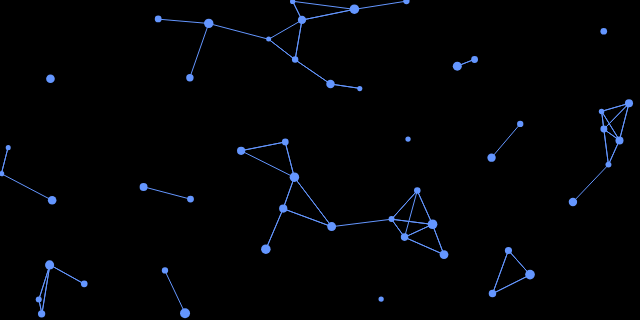
Frame 1 (no input)
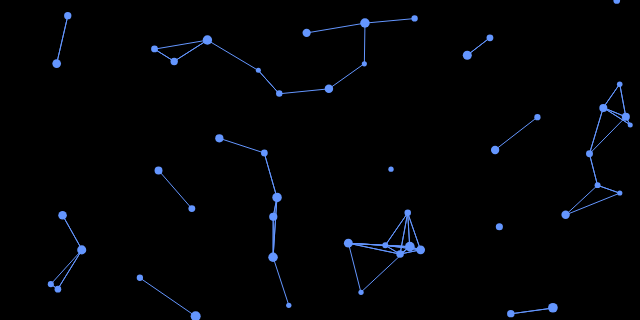
Frame 60 (no input)
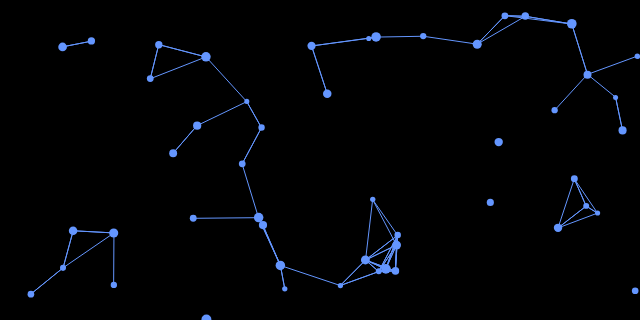
Frame 120 (the mouse pressed at the canvas centre since frame 60)

The p5.js sketch that drew these frames (run headless with seeded random() and noise() and a simulated clock; from frame 60 on, the mouse is pressed at the canvas centre):

// p5.js sketch
// ── sketch.js
/*
365 Mini projects
3 - Project title: Sparkling Sky Not Interactive

Today was hell, so here is a simplification of a past thingy I did.

Day 4 - 4/12/20 - Started... Finished... 
hours spent -> 1
*/

new p5()

var nr = 50
var nrShow = 50

X = new float(nr)
Y = new float(nr)

Xx = new float(nr)
Yy = new float(nr)

velX = new float(nr)
velY = new float(nr)

size = new float(nr)

function setup() {

  createCanvas(640, 320)

  for (i = 0; i < nr; i++) {
    X[i] = random(width)
    Y[i] = random(height)
    velX[i] = random(-0.3, 0.3)
    velY[i] = random(-0.3, 0.3)
    size[i] = random(5, 10)
  }
}

function draw() {

  background(0)

  for (i = 0; i < nrShow; i++) {

    X[i] = X[i] + velX[i]
    Y[i] = Y[i] + velY[i]

    if (X[i] > width) {
      X[i] = 1
    }
    if (X[i] < 0) {
      X[i] = width
    }
    if (Y[i] > height) {
      Y[i] = 1
    }
    if (Y[i] < 0) {
      Y[i] = height
    }

    fill(100, 150, 255)
    noStroke()
    ellipse(X[i], Y[i], size[i], size[i])

    angle = atan2(X[i], Y[i])
    newX = cos(angle) * velX[i] + X[i]
    newY = sin(angle) * velY[i] + Y[i]
    X[i] = newX
    Y[i] = newY
  }

  for (i1 = 0; i1 < nrShow; i1++) {
    for (i2 = 0; i2 < nrShow; i2++) {
      distance1 = dist(X[i1], Y[i1], X[i2], Y[i2]);
      if (distance1 < size[i1] * 7) {
        push()
        stroke(100, 150, 255);
        line(X[i1], Y[i1], X[i2], Y[i2]);
        pop()
      }
    }
  }
}

// This is glitching.world, until a next time, signin 0FF.
